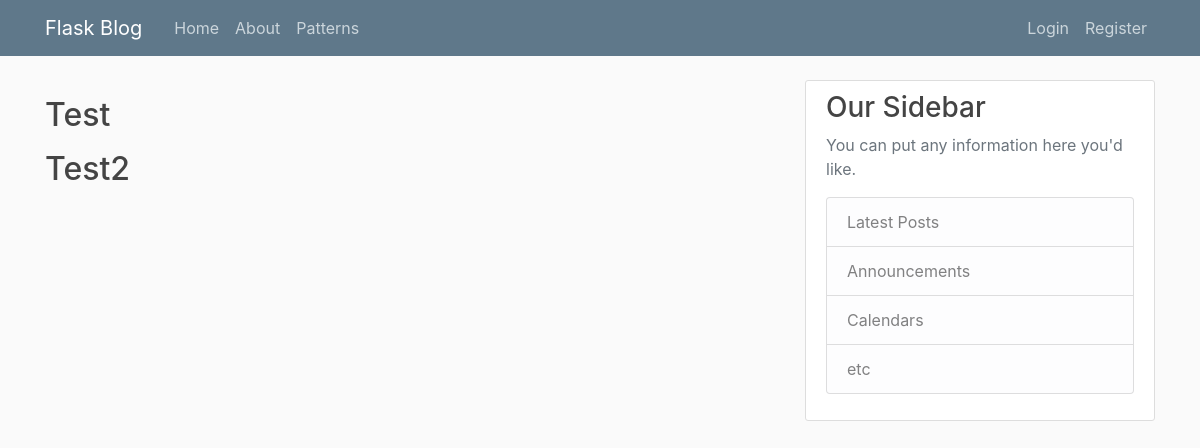
Page /patterns on the earlier database version.
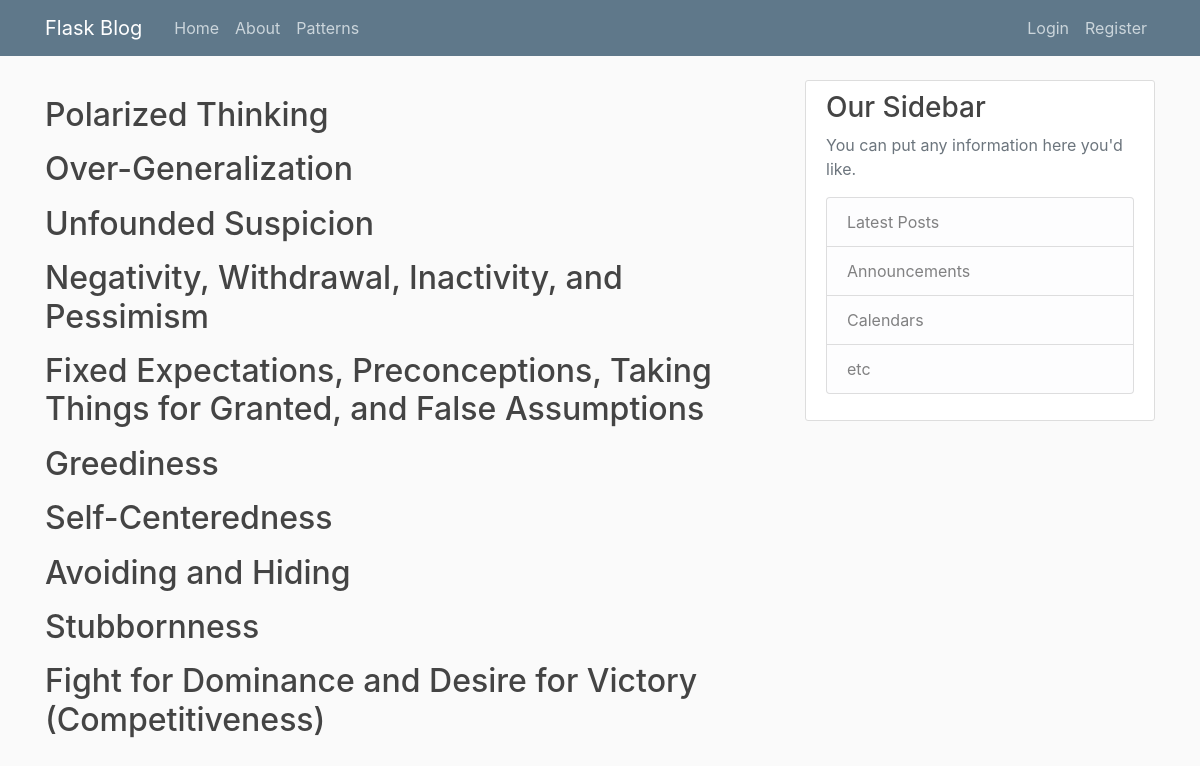
Same page on the later database version.
### flaskblog/models.py (models this page shows, shortened)
class Pattern(db.Model):
    id = db.Column(db.Integer, unique=True, nullable=False)
    title = db.Column(db.String(100), primary_key=True, unique=True, nullable=False)
    content = db.Column(db.Text)
    sections = db.relationship('Section', backref='parent_pattern', lazy=True)

### flaskblog/patterns/routes.py (the view)
@patterns.route("/patterns/index")
@patterns.route("/patterns")
def index():
    page = request.args.get('page', 1, type=int)
    patterns_list = Pattern.query.order_by(Pattern.id.asc()) \
        .paginate(page=page, per_page=10)
    return render_template('patterns_index.html', patterns_list=patterns_list)

### flaskblog/templates/patterns_index.html (shortened to what this page needs)
{% extends "layout.html" %}
{% block content %}
{% for pattern in patterns_list.items %}
    <p><h2>
        <a class="article-title" href="{{ url_for('patterns.pattern', title=pattern.title) }}">{{ pattern.title }}</a>
    </h2></p>
{% endfor %}
{% endblock content %}

### flaskblog/templates/layout.html (shortened to what this page needs)
<!DOCTYPE html>
<html>
<head>
    <link rel="stylesheet" href="https://maxcdn.bootstrapcdn.com/bootstrap/4.0.0/css/bootstrap.min.css">
    <link rel="stylesheet" type="text/css" href="{{ url_for('static', filename='main.css') }}">
</head>
<body>
    <header class="site-header">
      <nav class="navbar navbar-expand-md navbar-dark bg-steel fixed-top">
        <div class="container">
          <a class="navbar-brand mr-4" href="/">Flask Blog</a>
          <div class="collapse navbar-collapse" id="navbarToggle">
            <div class="navbar-nav mr-auto">
              <a class="nav-item nav-link" href="{{ url_for('main.home') }}">Home</a>
              <a class="nav-item nav-link" href="{{ url_for('main.about') }}">About</a>
              <a class="nav-item nav-link" href="{{ url_for('patterns.index') }}">Patterns</a>
            </div>
            <div class="navbar-nav">
              {% if current_user.is_authenticated %}
                <a class="nav-item nav-link" href="{{ url_for('posts.new_post') }}">New Post</a>
                <a class="nav-item nav-link" href="{{ url_for('users.account') }}">Account</a>
                <a class="nav-item nav-link" href="{{ url_for('users.logout') }}">Logout</a>
              {% else %}
                <a class="nav-item nav-link" href="{{ url_for('users.login') }}">Login</a>
                <a class="nav-item nav-link" href="{{ url_for('users.register') }}">Register</a>
              {% endif %}
            </div>
          </div>
        </div>
      </nav>
    </header>
    <main role="main" class="container">
      <div class="row">
        <div class="col-md-8">
          {% block content %}{% endblock %}
        </div>
        <div class="col-md-4">
          <div class="content-section">
            <h3>Our Sidebar</h3>
            <p class='text-muted'>You can put any information here you'd like.
              <ul class="list-group">
                <li class="list-group-item list-group-item-light">Latest Posts</li>
                <li class="list-group-item list-group-item-light">Announcements</li>
                <li class="list-group-item list-group-item-light">Calendars</li>
                <li class="list-group-item list-group-item-light">etc</li>
              </ul>
            </p>
          </div>
        </div>
      </div>
    </main>
</body>
</html>

### flaskblog/static/main.css (style rules this page uses)
body { background: #fafafa; color: #333333; margin-top: 5rem; }
h1, h2, h3, h4, h5, h6 { color: #444444; }
.bg-steel { background-color: #5f788a; }
.site-header .navbar-nav .nav-link { color: #cbd5db; }
.content-section { background: #ffffff; padding: 10px 20px; border: 1px solid #dddddd; border-radius: 3px; margin-bottom: 20px; }
.article-title { color: #444444; }

Differences in the rows shown:
removed Pattern: title "Test"
removed Pattern: title "Test2"
added Pattern: title "Polarized Thinking"
added Pattern: title "Over-Generalization"
added Pattern: title "Unfounded Suspicion"
added Pattern: title "Negativity, Withdrawal, Inactivity, and Pessimism"
added Pattern: title "Fixed Expectations, Preconceptions, Taking Things for Granted, and False Assumptions"
added Pattern: title "Greediness"
added Pattern: title "Self-Centeredness"
added Pattern: title "Avoiding and Hiding"
added Pattern: title "Stubbornness"
added Pattern: title "Fight for Dominance and Desire for Victory (Competitiveness)"
